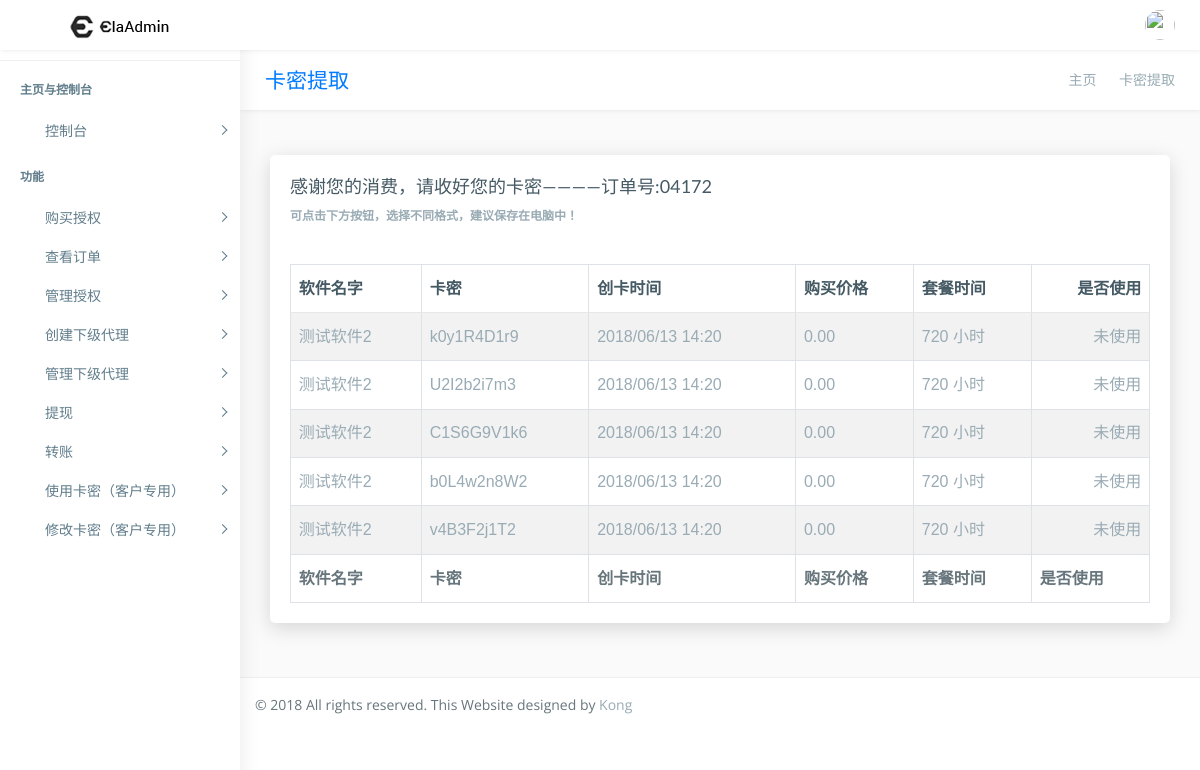
The app's page /shop/check_deal/04172/ (signed in) with its own data.
### main_app/models.py (models this page shows, shortened)
class Deal_record(models.Model):
    time = models.DateTimeField(verbose_name="交易时间",auto_now_add=True)
    deal_code = models.CharField(verbose_name="交易编号",max_length=5)
    acount = models.ForeignKey(User,verbose_name="交易账户")
    money = models.DecimalField(max_digits=8,decimal_places=2,verbose_name="交易金额",default=0)
    symbol =models.BooleanField(default=True,verbose_name="正负符号") #如果为True，就是交易为入账，如果为负，账户出账
    notes = models.CharField(default="无",verbose_name="交易备注",max_length=30,blank=True)

class Time_code(models.Model):
    software = models.ForeignKey(Software, verbose_name="软件对象")
    time = models.PositiveIntegerField(verbose_name="时长")
    code = models.CharField(verbose_name="卡密",max_length=10)
    cost = models.DecimalField(max_digits=8,decimal_places=2,verbose_name="价格",default=0)
    proxy_man = models.ForeignKey(User,verbose_name="代理",null=True)
    used = models.BooleanField(verbose_name="是否使用过",default=False)
    deal_object = models.ForeignKey(Deal_record,verbose_name="交易对象",null=True)
    begin_time = models.DateTimeField(verbose_name="创卡时间",default=timezone.now)

class Software(models.Model):
    software_id = models.PositiveIntegerField(verbose_name="软件ID", unique=True)
    software_name = models.CharField(verbose_name="软件名", max_length=30)
    software_version_number = models.CharField(verbose_name="软件版本号", max_length=30,default="V1.0")
    software_each_time = models.PositiveIntegerField(verbose_name="套餐时间（按小时计算）",default=720)
    software_cost = models.DecimalField(max_digits=8,decimal_places=2,verbose_name="软件价格",default=0)
    software_try = models.BooleanField(verbose_name="是否开启试用",default=False)
    software_try_hours = models.PositiveIntegerField(verbose_name="试用时长",default=0)

### main_app/views/web/base_web.py (the view)
# urls.py: url(r'^shop/check_deal/(?P<deal_code>[0-9]+)/$',check_deal,name="check_deal"),
@login_required
def check_deal(request,deal_code):
        deal_record = Deal_record.objects.get(deal_code=deal_code)
        if deal_record.acount != request.user:
            return redirect("index")
        codes_list = Time_code.objects.filter(deal_object=deal_record)
        context = {"codes_list":codes_list,"deal_record":deal_record}
        return render(request,'table-datatable.html',context=context)

### templates/table-datatable.html (shortened to what this page needs)
{% extends "base.html" %}
{% load staticfiles %}
{% block wrapper %}
        <div class="page-wrapper">
            <div class="row page-titles">
                <div class="col-md-5 align-self-center">
                    <h3 class="text-primary">卡密提取</h3> </div>
                <div class="col-md-7 align-self-center">
                    <ol class="breadcrumb">
                        <li class="breadcrumb-item"><a href="{% url "index" %}">主页</a></li>
                        <li class="breadcrumb-item active">卡密提取</li>
                    </ol>
                </div>
            </div>
            <div class="container-fluid">
                <div class="row">
                    <div class="col-12">
                        <div class="card">
                            <div class="card-body">
                                <h4 class="card-title">感谢您的消费，请收好您的卡密————订单号:{{ deal_record.deal_code }}</h4>
                                <h6 class="card-subtitle"><strong>可点击下方按钮，选择不同格式，建议保存在电脑中！</strong></h6>
                                <div class="table-responsive m-t-40">
                                    <table id="example23" class="display nowrap table table-hover table-striped table-bordered" cellspacing="0" width="100%">
                                        <thead>
                                            <tr>
                                                <th>软件名字</th>
                                                <th>卡密</th>
                                                <th>创卡时间</th>
                                                <th>购买价格</th>
                                                <th>套餐时间</th>
                                                <th>是否使用</th>
                                            </tr>
                                        </thead>
                                        <tfoot>
                                            <tr>
                                                <th>软件名字</th>
                                                <th>卡密</th>
                                                <th>创卡时间</th>
                                                <th>购买价格</th>
                                                <th>套餐时间</th>
                                                <th>是否使用</th>
                                            </tr>
                                        </tfoot>
                                        <tbody>
                                        {% for i in codes_list %}
                                            <tr>
                                                <td>{{ i.software.software_name }}</td>
                                                <td>{{ i.code }}</td>
                                                <td>{{ i.begin_time|date:"Y/m/d H:i"}}</td>
                                                <td>{{ i.cost }}</td>
                                                <td>{{ i.time }} 小时</td>
                                                {% if i.used %}
                                                    <td>已使用</td>
                                                {% else %}
                                                    <td>未使用</td>
                                                {% endif %}
                                            </tr>
                                        {% endfor %}
                                        </tbody>
                                    </table>
                                </div>
                            </div>
                        </div>
                    </div>
                </div>
            </div>
{% endblock wrapper %}

### main_app/static/css/helper.css (style rules this page uses)
.m-t-40 { margin-top: 40px!important; }

### records on screen
Deal_record: deal_code "04172"
Time_code: software.software_name "测试软件2", code "k0y1R4D1r9", begin_time "2018/06/13 14:20", cost "0.00", time "720", used "未使用"
Time_code: software.software_name "测试软件2", code "U2I2b2i7m3", begin_time "2018/06/13 14:20", cost "0.00", time "720", used "未使用"
Time_code: software.software_name "测试软件2", code "C1S6G9V1k6", begin_time "2018/06/13 14:20", cost "0.00", time "720", used "未使用"
Time_code: software.software_name "测试软件2", code "b0L4w2n8W2", begin_time "2018/06/13 14:20", cost "0.00", time "720", used "未使用"
Time_code: software.software_name "测试软件2", code "v4B3F2j1T2", begin_time "2018/06/13 14:20", cost "0.00", time "720", used "未使用"
